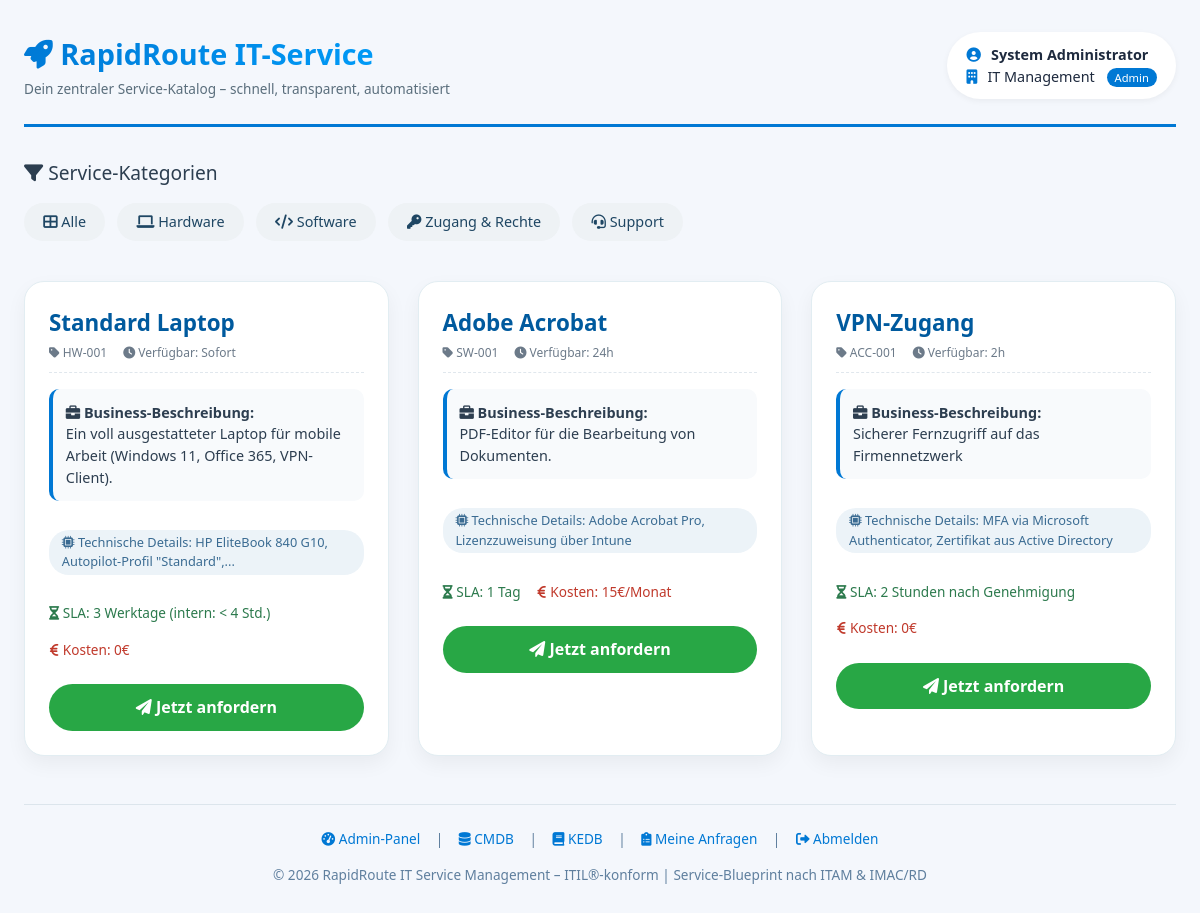
The page / (signed in) on the database its author committed.
### tables this page shows
CREATE TABLE users (
        id INTEGER PRIMARY KEY AUTOINCREMENT, username TEXT UNIQUE NOT NULL, 
        password TEXT NOT NULL, role TEXT NOT NULL DEFAULT 'user', fullname TEXT, department TEXT);

CREATE TABLE services (
        id TEXT PRIMARY KEY, name TEXT NOT NULL, category TEXT, availability TEXT, 
        description_business TEXT, description_technical TEXT, sla TEXT, costs TEXT, active INTEGER DEFAULT 1);

### app.py (the view)
@app.route('/')
@login_required
def index():
    category = request.args.get('category')
    services = database.get_services(category)
    return render_template('index.html', user=current_user, services=services)

### app.py (called while the page is built)
@login_manager.user_loader
def load_user(user_id):
    try:
        conn = sqlite3.connect(database.DB_PATH)
        c = conn.cursor()
        c.execute("SELECT id, username, role, fullname, department FROM users WHERE id=?", (user_id,))
        row = c.fetchone()
        conn.close()
        if row:
            return User(row[0], row[1], row[2], row[3], row[4])
    except:
        return None
    return None

### database.py (called while the page is built)
def get_services(category=None):
    conn = sqlite3.connect(DB_PATH)
    c = conn.cursor()
    if category:
        c.execute("SELECT * FROM services WHERE category=? AND active=1", (category,))
    else:
        c.execute("SELECT * FROM services WHERE active=1")
    rows = c.fetchall()
    conn.close()
    return [{'id': r[0], 'name': r[1], 'category': r[2], 'availability': r[3],
             'description_business': r[4], 'description_technical': r[5], 'sla': r[6], 'costs': r[7]} for r in rows]

### templates/index.html (shortened to what this page needs)
<!DOCTYPE html>
<html lang="de">
<head>
    <link rel="stylesheet" href="https://cdnjs.cloudflare.com/ajax/libs/font-awesome/6.0.0-beta3/css/all.min.css">
</head>
<body>
    <div class="container">
        <div class="header">
            <div class="logo">
                <h1><i class="fas fa-rocket"></i> RapidRoute IT-Service</h1>
                <p>Dein zentraler Service-Katalog – schnell, transparent, automatisiert</p>
            </div>
            <div class="user-info">
                <i class="fas fa-user-circle"></i> <strong>{{ current_user.fullname }}</strong><br>
                <i class="fas fa-building"></i> {{ current_user.department }}
                {% if current_user.role == 'admin' %}
                    <span style="background:#0078d4; color:white; padding:2px 8px; border-radius:20px; margin-left:8px; font-size:0.7rem;">Admin</span>
                {% endif %}
            </div>
        </div>
        <div class="categories">
            <h3><i class="fas fa-filter"></i> Service-Kategorien</h3>
            <div class="category-list">
                <a href="{{ url_for('index') }}"><i class="fas fa-th-large"></i> Alle</a>
                <a href="{{ url_for('index', category='Hardware') }}"><i class="fas fa-laptop"></i> Hardware</a>
                <a href="{{ url_for('index', category='Software') }}"><i class="fas fa-code"></i> Software</a>
                <a href="{{ url_for('index', category='Zugang & Berechtigungen') }}"><i class="fas fa-key"></i> Zugang & Rechte</a>
                <a href="{{ url_for('index', category='Support') }}"><i class="fas fa-headset"></i> Support</a>
            </div>
        </div>
        <div class="services-list">
            {% for service in services %}
            <div class="service-card">
                <div class="card-content">
                    <div class="service-name">{{ service.name }}</div>
                    <div class="service-meta">
                        <span><i class="fas fa-tag"></i> {{ service.id }}</span>
                        <span><i class="fas fa-clock"></i> Verfügbar: {{ service.availability }}</span>
                    </div>
                    <div class="business-view">
                        <i class="fas fa-briefcase"></i> <strong>Business-Beschreibung:</strong><br>
                        {{ service.description_business }}
                    </div>
                    <div class="tech-preview" title="Technische Details (für IT)">
                        <i class="fas fa-microchip"></i> Technische Details:
                        <span style="font-weight:normal;">{{ service.description_technical | truncate(60) }}</span>
                    </div>
                    <div class="sla-cost">
                        <span class="sla"><i class="fas fa-hourglass-half"></i> SLA: {{ service.sla }}</span>
                        <span class="cost"><i class="fas fa-euro-sign"></i> Kosten: {{ service.costs }}</span>
                    </div>
                    <a href="{{ url_for('show_request_form', service_id=service.id) }}" class="btn-request">
                        <i class="fas fa-paper-plane"></i> Jetzt anfordern
                    </a>
                </div>
            </div>
            {% else %}
            <div style="grid-column:1/-1; text-align:center; padding:3rem; background:#f8fafc; border-radius:30px;">
                <i class="fas fa-info-circle"></i> Keine Services in dieser Kategorie verfügbar.
            </div>
            {% endfor %}
        </div>
        <div class="footer">
            <div class="footer-links">
                {% if current_user.role == 'admin' %}
                    <a href="{{ url_for('admin_panel') }}"><i class="fas fa-tachometer-alt"></i> Admin-Panel</a> |
                    <a href="{{ url_for('admin_cmdb') }}"><i class="fas fa-database"></i> CMDB</a> |
                    <a href="{{ url_for('kedb_list') }}"><i class="fas fa-book"></i> KEDB</a> |
                {% endif %}
                <a href="{{ url_for('requests_list') }}"><i class="fas fa-clipboard-list"></i> Meine Anfragen</a> |
                <a href="{{ url_for('logout') }}"><i class="fas fa-sign-out-alt"></i> Abmelden</a>
            </div>
            <p style="margin-top:1rem;">© 2026 RapidRoute IT Service Management – ITIL®-konform | Service-Blueprint nach ITAM & IMAC/RD</p>
        </div>
    </div>
</body>
</html>

### templates/index.html (style rules this page uses)
* { margin: 0; padding: 0; box-sizing: border-box; }
body { font-family: 'Segoe UI', Roboto, 'Helvetica Neue', sans-serif; background: #f4f7fc; color: #1e2a3e; line-height: 1.5; }
.container { max-width: 1400px; margin: 0 auto; padding: 2rem 1.5rem; }
.header { display: flex; justify-content: space-between; align-items: center; flex-wrap: wrap; gap: 1rem; margin-bottom: 2rem; padding-bottom: 1.5rem; border-bottom: 3px solid #0078d4; }
.logo h1 { font-size: 1.8rem; font-weight: 600; background: linear-gradient(135deg, #0078d4, #00a2ff); -webkit-background-clip: text; background-clip: text; color: transparent; }
.logo p { color: #5a6e7c; font-size: 0.85rem; margin-top: 0.25rem; }
.user-info { background: white; padding: 0.75rem 1.2rem; border-radius: 40px; box-shadow: 0 2px 6px rgba(0,0,0,0.05); font-size: 0.9rem; }
.user-info i { margin-right: 0.4rem; color: #0078d4; }
.categories { margin-bottom: 2.5rem; }
.categories h3 { font-size: 1.2rem; font-weight: 500; margin-bottom: 1rem; color: #2c3e50; }
.category-list { display: flex; flex-wrap: wrap; gap: 0.75rem; }
.category-list a { background: #eef2f5; padding: 0.5rem 1.2rem; border-radius: 40px; text-decoration: none; color: #1e4663; font-weight: 500; transition: all 0.2s; font-size: 0.9rem; }
.services-list { display: grid; grid-template-columns: repeat(auto-fill, minmax(360px, 1fr)); gap: 1.8rem; }
.service-card { background: white; border-radius: 20px; box-shadow: 0 8px 20px rgba(0,0,0,0.05); transition: transform 0.2s, box-shadow 0.2s; overflow: hidden; display: flex; flex-direction: column; border: 1px solid #e2edf2; }
.card-content { padding: 1.5rem; flex: 1; }
.service-name { font-size: 1.4rem; font-weight: 700; color: #005a9e; margin-bottom: 0.3rem; }
.service-meta { font-size: 0.75rem; color: #6c7a89; margin-bottom: 1rem; display: flex; gap: 1rem; border-bottom: 1px dashed #e0e7ed; padding-bottom: 0.6rem; }
.business-view { background: #f8fafc; padding: 0.8rem; border-left: 4px solid #0078d4; border-radius: 10px; margin: 1rem 0; font-size: 0.9rem; color: #2d3e50; }
.tech-preview { margin: 0.8rem 0; font-size: 0.8rem; color: #3a6b92; cursor: help; display: inline-block; background: #ecf3f8; padding: 0.2rem 0.8rem; border-radius: 20px; }
.sla-cost { display: flex; flex-wrap: wrap; gap: 1rem; margin: 1rem 0 0.5rem; font-size: 0.85rem; font-weight: 500; }
.sla { color: #2c7a4d; }
.cost { color: #c0392b; }
.btn-request { display: inline-block; background: #28a745; color: white; text-align: center; padding: 0.7rem 1.2rem; border-radius: 40px; text-decoration: none; font-weight: 600; transition: background 0.2s; margin-top: 1rem; width: 100%; }
.footer { margin-top: 3rem; border-top: 1px solid #dce5ec; padding-top: 1.5rem; text-align: center; font-size: 0.85rem; color: #5f7f9e; }
.footer-links a { color: #0078d4; text-decoration: none; margin: 0 0.75rem; }

### rows shown on the page
users: fullname "System Administrator", department "IT Management"
services: name "Standard Laptop", id "HW-001", availability "Sofort", description_business "Ein voll ausgestatteter Laptop für mobile Arbeit (Windows 11, Office 365, VPN-Client).", description_technical "HP EliteBook 840 G10, Autopilot-Profil \"Standard\",...", sla "3 Werktage (intern: < 4 Std.)", costs "0€"
services: name "Adobe Acrobat", id "SW-001", availability "24h", description_business "PDF-Editor für die Bearbeitung von Dokumenten.", description_technical "Adobe Acrobat Pro, Lizenzzuweisung über Intune", sla "1 Tag", costs "15€/Monat"
services: name "VPN-Zugang", id "ACC-001", availability "2h", description_business "Sicherer Fernzugriff auf das Firmennetzwerk", description_technical "MFA via Microsoft Authenticator, Zertifikat aus Active Directory", sla "2 Stunden nach Genehmigung", costs "0€"
